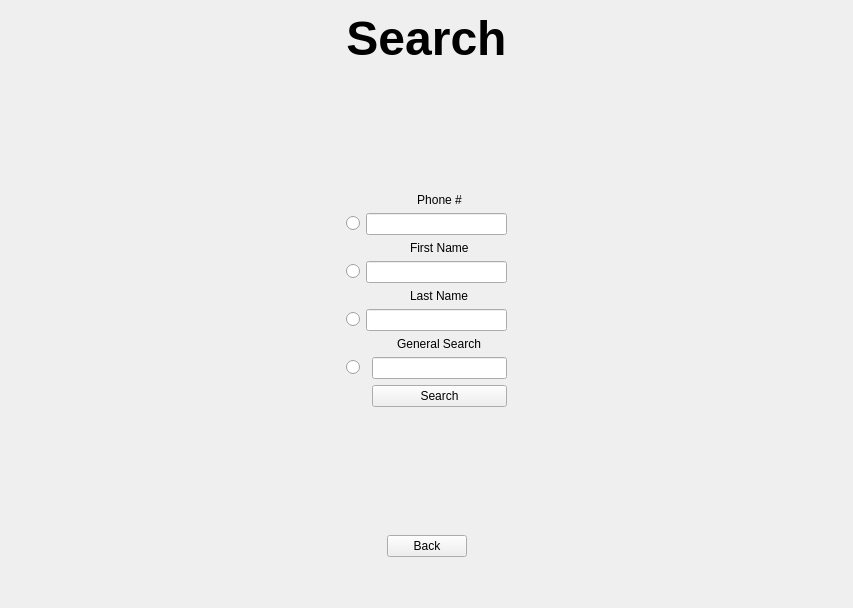
      <widget class="QWidget" name="search_page">
       <layout class="QGridLayout" name="gridLayout_2">
        <item row="0" column="0">
         <spacer name="horizontalSpacer_36">
          <property name="orientation">
           <enum>Qt::Horizontal</enum>
          </property>
          <property name="sizeHint" stdset="0">
           <size>
            <width>329</width>
            <height>20</height>
           </size>
          </property>
         </spacer>
        </item>
        <item row="0" column="1">
         <widget class="QLabel" name="label_19">
          <property name="font">
           <font>
            <pointsize>36</pointsize>
            <weight>75</weight>
            <bold>true</bold>
           </font>
          </property>
          <property name="text">
           <string>Search</string>
          </property>
          <property name="alignment">
           <set>Qt::AlignCenter</set>
          </property>
         </widget>
        </item>
        <item row="0" column="2">
         <spacer name="horizontalSpacer_37">
          <property name="orientation">
           <enum>Qt::Horizontal</enum>
          </property>
          <property name="sizeHint" stdset="0">
           <size>
            <width>329</width>
            <height>20</height>
           </size>
          </property>
         </spacer>
        </item>
        <item row="1" column="1">
         <spacer name="verticalSpacer_4">
          <property name="orientation">
           <enum>Qt::Vertical</enum>
          </property>
          <property name="sizeHint" stdset="0">
           <size>
            <width>17</width>
            <height>121</height>
           </size>
          </property>
         </spacer>
        </item>
        <item row="2" column="0">
         <spacer name="horizontalSpacer_6">
          <property name="orientation">
           <enum>Qt::Horizontal</enum>
          </property>
          <property name="sizeHint" stdset="0">
           <size>
            <width>329</width>
            <height>20</height>
           </size>
          </property>
         </spacer>
        </item>
        <item row="2" column="1">
         <layout class="QGridLayout" name="gridLayout_7" rowstretch="0,0,0,0,0,0,0,0,0">
          <item row="1" column="0">
           <widget class="QRadioButton" name="phone_radio">
            <property name="text">
             <string/>
            </property>
           </widget>
          </item>
          <item row="8" column="2">
           <widget class="QPushButton" name="submit_search_btn">
            <property name="text">
             <string>Search</string>
            </property>
           </widget>
          </item>
          <item row="2" column="2" alignment="Qt::AlignHCenter">
           <widget class="QLabel" name="label_7">
            <property name="text">
             <string>First Name</string>
            </property>
           </widget>
          </item>
          <item row="6" column="2" alignment="Qt::AlignHCenter">
           <widget class="QLabel" name="label_6">
            <property name="text">
             <string>General Search</string>
            </property>
           </widget>
          </item>
          <item row="5" column="0">
           <widget class="QRadioButton" name="last_radio">
            <property name="text">
             <string/>
            </property>
           </widget>
          </item>
          <item row="1" column="1" colspan="2">
           <widget class="QLineEdit" name="phone_search">
            <property name="text">
             <string/>
            </property>
           </widget>
          </item>
          <item row="7" column="0" colspan="2">
           <widget class="QRadioButton" name="general_radio">
            <property name="text">
             <string/>
            </property>
           </widget>
          </item>
          <item row="4" column="2" alignment="Qt::AlignHCenter">
           <widget class="QLabel" name="label_5">
            <property name="text">
             <string>Last Name</string>
            </property>
           </widget>
          </item>
          <item row="5" column="1" colspan="2">
           <widget class="QLineEdit" name="last_search">
            <property name="text">
             <string/>
            </property>
           </widget>
          </item>
          <item row="3" column="0">
           <widget class="QRadioButton" name="first_radio">
            <property name="text">
             <string/>
            </property>
           </widget>
          </item>
          <item row="3" column="1" colspan="2">
           <widget class="QLineEdit" name="first_search">
            <property name="text">
             <string/>
            </property>
           </widget>
          </item>
          <item row="7" column="2">
           <widget class="QLineEdit" name="general_search">
            <property name="text">
             <string/>
            </property>
           </widget>
          </item>
          <item row="0" column="2">
           <widget class="QLabel" name="label_4">
            <property name="text">
             <string>Phone #</string>
            </property>
            <property name="alignment">
             <set>Qt::AlignCenter</set>
            </property>
           </widget>
          </item>
         </layout>
        </item>
        <item row="2" column="2">
         <spacer name="horizontalSpacer_7">
          <property name="orientation">
           <enum>Qt::Horizontal</enum>
          </property>
          <property name="sizeHint" stdset="0">
           <size>
            <width>329</width>
            <height>20</height>
           </size>
          </property>
         </spacer>
        </item>
        <item row="3" column="1">
         <spacer name="verticalSpacer_5">
          <property name="orientation">
           <enum>Qt::Vertical</enum>
          </property>
          <property name="sizeHint" stdset="0">
           <size>
            <width>20</width>
            <height>122</height>
           </size>
          </property>
         </spacer>
        </item>
        <item row="4" column="0" colspan="3">
         <layout class="QGridLayout" name="gridLayout_5">
          <item row="0" column="0">
           <spacer name="horizontalSpacer_10">
            <property name="orientation">
             <enum>Qt::Horizontal</enum>
            </property>
            <property name="sizeHint" stdset="0">
             <size>
              <width>40</width>
              <height>20</height>
             </size>
            </property>
           </spacer>
          </item>
          <item row="0" column="1">
           <widget class="QPushButton" name="back_btn_search">
            <property name="text">
             <string>Back</string>
            </property>
           </widget>
          </item>
          <item row="0" column="2">
           <spacer name="horizontalSpacer_11">
            <property name="orientation">
             <enum>Qt::Horizontal</enum>
            </property>
            <property name="sizeHint" stdset="0">
             <size>
              <width>40</width>
              <height>20</height>
             </size>
            </property>
           </spacer>
          </item>
          <item row="1" column="1">
           <spacer name="verticalSpacer_10">
            <property name="orientation">
             <enum>Qt::Vertical</enum>
            </property>
            <property name="sizeHint" stdset="0">
             <size>
              <width>20</width>
              <height>40</height>
             </size>
            </property>
           </spacer>
          </item>
         </layout>
        </item>
       </layout>
      </widget>
